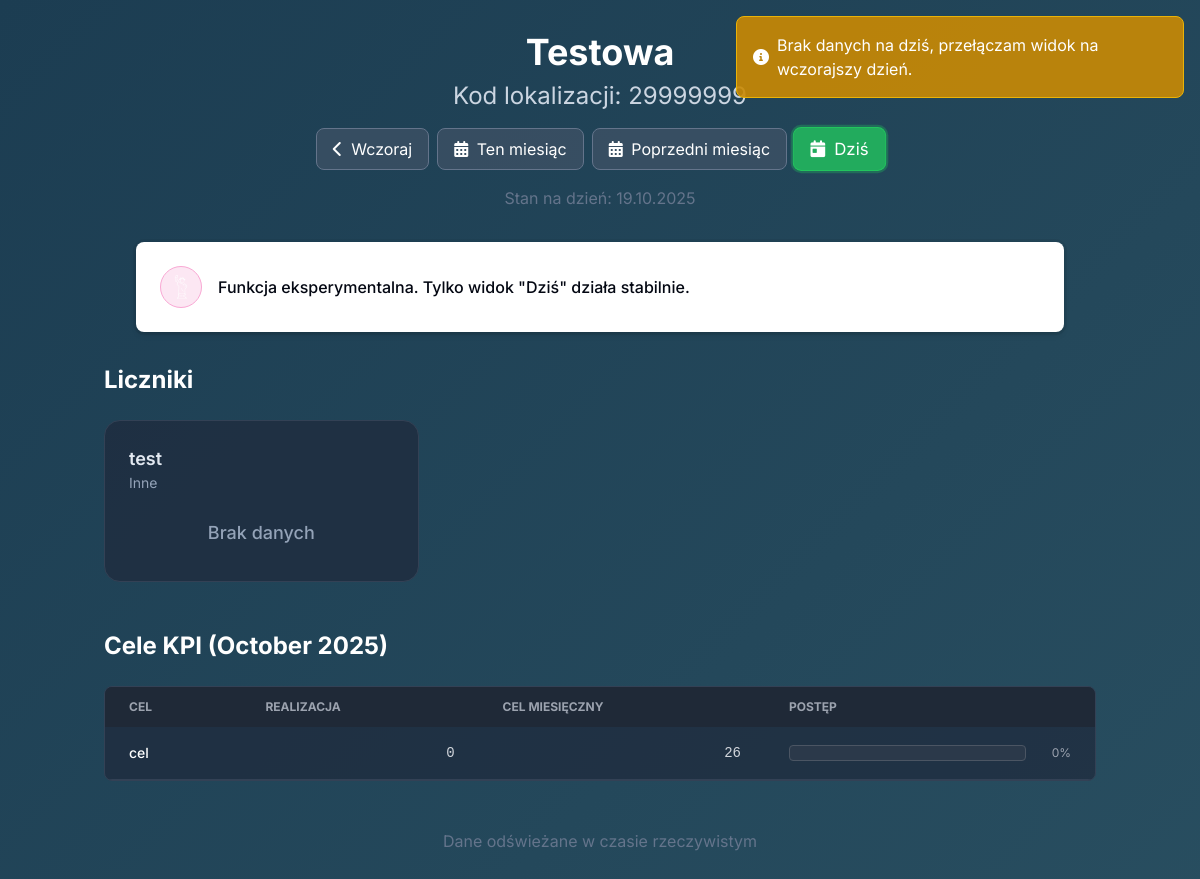
Page /attached_assets/public_1754262607965.php?sfid=29999999 on the committed database.
### tables this page shows
CREATE TABLE `sfid_locations` (
  `id` int(11) NOT NULL CHECK (`id` between 10000000 and 29999999),
  `name` varchar(100) NOT NULL,
  `location_category_id` int(11) DEFAULT NULL,
  `address` text NOT NULL,
  `work_hours` longtext NOT NULL CHECK (json_valid(`work_hours`)),
  `max_monthly_hours` decimal(5,2) DEFAULT 168.00,
  `created_at` timestamp NOT NULL DEFAULT current_timestamp(),
  `is_active` tinyint(1) NOT NULL DEFAULT 1
);

CREATE TABLE `licznik_counters` (
  `id` int(11) NOT NULL,
  `sfid_id` int(11) NOT NULL,
  `title` varchar(255) NOT NULL,
  `increment` int(11) NOT NULL DEFAULT 1,
  `type` enum('number','currency') NOT NULL DEFAULT 'number',
  `symbol` varchar(10) DEFAULT NULL,
  `category_id` int(11) NOT NULL,
  `color` varchar(7) DEFAULT '#374151',
  `is_active` tinyint(1) NOT NULL DEFAULT 1,
  `is_default` tinyint(1) NOT NULL DEFAULT 0,
  `sort_order` int(11) DEFAULT 0,
  `created_at` timestamp NOT NULL DEFAULT current_timestamp()
);

CREATE TABLE `licznik_categories` (
  `id` int(11) NOT NULL,
  `sfid_id` int(11) NOT NULL,
  `name` varchar(255) NOT NULL,
  `color` varchar(7) DEFAULT '#374151',
  `is_active` tinyint(1) NOT NULL DEFAULT 1,
  `created_at` timestamp NOT NULL DEFAULT current_timestamp()
);

CREATE TABLE `licznik_kpi_goals` (
  `id` int(11) NOT NULL,
  `sfid_id` int(11) NOT NULL,
  `name` varchar(255) NOT NULL,
  `total_goal` int(11) NOT NULL,
  `is_active` tinyint(1) NOT NULL DEFAULT 1,
  `created_at` timestamp NOT NULL DEFAULT current_timestamp()
);

### attached_assets/public_1754262607965.php (the view, shortened to what this page needs)
<?php
require_once '../../includes/db.php';
$sfid = $_GET['sfid'] ?? null;
$location_query = "SELECT name, address FROM sfid_locations WHERE id = ? AND is_active = 1";
$location_stmt = $pdo->prepare($location_query);
$location_stmt->execute([$sfid]);
$location = $location_stmt->fetch(PDO::FETCH_ASSOC);
$period = $_GET['period'] ?? null;
$date_url_param = $_GET['date'] ?? date('Y-m-d');
$display_date = date('Y-m-d');
$date_from = date('Y-m-d');
$date_to = date('Y-m-d');
$show_kpi_section = ($period === 'today' || $period === 'current_month' || $period === null);
switch ($period) {
    default:
        if (preg_match('/^\d{4}-\d{2}$/', $date_url_param)) {
             try {
                $month_date = new DateTime($date_url_param . '-01');
                $date_from = $month_date->format('Y-m-d');
                $date_to = $month_date->format('Y-m-t');
                $display_date = $date_to;
            } catch (Exception $e) { $display_date = date('Y-m-d'); }
        } elseif (preg_match('/^\d{4}-\d{2}-\d{2}$/', $date_url_param)) {
            $date_from = $date_url_param;
            $date_to = $date_url_param;
            $display_date = $date_url_param;
        }
        break;
}
$selected_date = $display_date;
$selected_date_obj = new DateTime($selected_date);
$counters_query = "
    SELECT
        c.id, c.title, c.type, c.symbol, cat.name as category, cat.color as category_color,
        (SELECT SUM(dv.value) FROM licznik_daily_values dv WHERE dv.counter_id = c.id AND dv.date BETWEEN ? AND ?) as total_value
    FROM licznik_counters c
    LEFT JOIN licznik_categories cat ON c.category_id = cat.id
    WHERE c.sfid_id = ? AND c.is_active = 1
    GROUP BY c.id ORDER BY c.sort_order, c.title
";
$counters_stmt = $pdo->prepare($counters_query);
$counters_stmt->execute([$date_from, $date_to, $sfid]);
$counters = $counters_stmt->fetchAll(PDO::FETCH_ASSOC);
if ($show_kpi_section) {
    $has_kpi_query = "SELECT COUNT(*) FROM licznik_kpi_goals WHERE sfid_id = ? AND is_active = 1";
    $has_kpi_stmt = $pdo->prepare($has_kpi_query);
    $has_kpi_stmt->execute([$sfid]);
    $has_kpi_goals = $has_kpi_stmt->fetchColumn() > 0;
    $kpi_goals = [];
    if (!empty($counters) && $has_kpi_goals) {
        $kpi_query = "
            SELECT kg.id, kg.name, kg.total_goal, GROUP_CONCAT(klc.counter_id) as linked_counter_ids
            FROM licznik_kpi_goals kg
            LEFT JOIN licznik_kpi_linked_counters klc ON kg.id = klc.kpi_goal_id
            WHERE kg.sfid_id = ? AND kg.is_active = 1
            GROUP BY kg.id ORDER BY kg.id
        ";
        $kpi_stmt = $pdo->prepare($kpi_query);
        $kpi_stmt->execute([$sfid]);
        $kpi_goals = $kpi_stmt->fetchAll(PDO::FETCH_ASSOC);
    }
}
?>
<!DOCTYPE html>
<html lang="pl">
<head>
    <script src="https://cdn.tailwindcss.com"></script>
    <link href="https://cdnjs.cloudflare.com/ajax/libs/font-awesome/6.0.0/css/all.min.css" rel="stylesheet">
</head>
<body class="bg-slate-900 text-white antialiased">
    <div class="container mx-auto px-4 py-8">
        <header class="text-center mb-8">
            <h1 class="text-4xl font-bold text-white mb-2"><?= htmlspecialchars($location['name']) ?></h1>
            <h2 class="text-2xl text-slate-300 mb-4">Kod lokalizacji: <?= htmlspecialchars($sfid) ?></h2>
            <div class="flex justify-center items-center gap-2 mb-4 flex-wrap">
                <button onclick="changeDate('yesterday')" class="date-button text-white px-4 py-2 rounded-lg" data-period="yesterday"><i class="fas fa-chevron-left mr-1"></i> Wczoraj</button>
                <button onclick="changeDate('current_month')" class="date-button text-white px-4 py-2 rounded-lg" data-period="current_month"><i class="fas fa-calendar-alt mr-1"></i> Ten miesiąc</button>
                <button onclick="changeDate('previous_month')" class="date-button text-white px-4 py-2 rounded-lg" data-period="previous_month"><i class="fas fa-calendar-alt mr-1"></i> Poprzedni miesiąc</button>
                <button onclick="changeDate('today')" class="date-button today text-white px-4 py-2 rounded-lg" data-period="today"><i class="fas fa-calendar-day mr-1"></i> Dziś</button>
            </div>
            <p class="text-slate-500 mt-2">Stan na dzień: <?= date('d.m.Y', strtotime($selected_date)) ?></p>
            <div class="flex items-center gap-4 rounded-lg bg-white p-6 shadow-md outline outline-black/5 dark:bg-gray-800 m-8">
              <span class="inline-flex shrink-0 rounded-full border border-pink-300 bg-pink-100 p-2 dark:border-pink-300/10 dark:bg-pink-400/10">
              </span>
              <div>
                <p class="text-gray-700 dark:text-gray-400">
                  <span class="font-medium text-gray-950 dark:text-white">Funkcja eksperymentalna. Tylko widok "Dziś" działa stabilnie.</span>
                </p>
              </div>
            </div>
        </header>
        <section class="mb-12">
            <h3 class="text-2xl font-bold text-white mb-6">Liczniki</h3>
            <div class="grid grid-cols-1 sm:grid-cols-2 lg:grid-cols-3 xl:grid-cols-4 gap-6">
                <?php foreach ($counters as $counter): ?>
                <div class="counter-card p-6">
                    <div class="flex justify-between items-start mb-4">
                        <div>
                            <h4 class="text-lg font-semibold text-slate-200"><?= htmlspecialchars($counter['title']) ?></h4>
                            <p class="text-slate-400 text-sm"><?= htmlspecialchars($counter['category'] ?? 'Bez kategorii') ?></p>
                        </div>
                    </div>
                    <div class="text-center h-12 flex items-center justify-center">
                        <?php if ($counter['total_value'] !== null): ?>
                            <div class="text-4xl font-bold text-green-400">
                                <?= $counter['total_value'] ?>
                                <?php if ($counter['type'] === 'currency' && $counter['symbol']): ?>
                                    <span class="text-2xl text-slate-400 ml-1"><?= htmlspecialchars($counter['symbol']) ?></span>
                                <?php endif; ?>
                            </div>
                        <?php else: ?>
                            <span class="text-lg text-slate-400 font-medium">Brak danych</span>
                        <?php endif; ?>
                    </div>
                </div>
                <?php endforeach; ?>
            </div>
        </section>
        <?php if ($show_kpi_section): ?>
        <section>
            <h3 class="text-2xl font-bold text-white mb-6">Cele KPI (<?= $selected_date_obj->format('F Y') ?>)</h3>
            <?php if (!$has_kpi_goals): ?>
                <div class="bg-slate-800/70 border border-slate-700 rounded-lg p-8 text-center">
                    <i class="fas fa-info-circle text-blue-400 text-3xl mb-4"></i>
                    <p class="text-slate-400 text-lg">Brak zdefiniowanych celów KPI dla tej lokalizacji.</p>
                </div>
            <?php else: ?>
                <div class="overflow-x-auto bg-slate-800/70 border border-slate-700 rounded-lg">
                    <table class="min-w-full text-sm text-left text-gray-300">
                        <thead class="text-xs text-gray-400 uppercase bg-gray-800">
                            <tr>
                                <th class="px-6 py-3">Cel</th>
                                <th class="px-6 py-3">Realizacja</th>
                                <th class="px-6 py-3">Cel miesięczny</th>
                                <th class="px-6 py-3 w-1/3">Postęp</th>
                            </tr>
                        </thead>
                        <tbody>
                            <?php foreach ($kpi_goals as $goal): ?>
                            <tr class="border-b border-slate-700 hover:bg-slate-800">
                                <td class="px-6 py-4 font-medium text-white"><?= htmlspecialchars($goal['name']) ?></td>
                                <td class="px-6 py-4 text-right font-mono"><?= $goal['monthly_total'] ?></td>
                                <td class="px-6 py-4 text-right font-mono"><?= $goal['total_goal'] ?></td>
                                <td class="px-6 py-4">
                                    <div class="flex items-center">
                                        <div class="w-full progress-bar h-4 mr-3">
                                        </div>
                                        <div class="text-xs text-gray-400 w-10 text-right"><?= round($goal['progress_percent']) ?>%</div>
                                    </div>
                                </td>
                            </tr>
                            <?php endforeach; ?>
                        </tbody>
                    </table>
                </div>
            <?php endif; ?>
        </section>
        <?php endif; ?>
        <footer class="text-center text-slate-500 mt-12">
            <p>Dane odświeżane w czasie rzeczywistym</p>
        </footer>
    </div>
</body>
</html>

### attached_assets/public_1754262607965.php (style rules this page uses)
body { font-family: 'Inter', sans-serif; background: linear-gradient(-45deg, #0f2027, #203a43, #2c5364, #1c3d52); background-size: 400% 400%; animation: gradientBG 15s ease infinite; min-height: 100vh; }
.counter-card { background: rgba(30, 41, 59, 0.7); border: 1px solid rgb(51, 65, 85); border-radius: 1rem; transition: all 0.3s ease; }
.progress-bar { background: rgba(55, 65, 81, 0.5); border-radius: 0.25rem; overflow: hidden; border: 1px solid rgb(75, 85, 99); }
.date-button { background: rgba(71, 85, 105, 0.6); border: 1px solid rgb(100, 116, 139); transition: all 0.2s ease; }
.date-button.active { background: rgba(34, 197, 94, 0.8) !important; border-color: rgb(34, 197, 94) !important; transform: scale(1.05); box-shadow: 0 0 0 2px rgba(34, 197, 94, 0.3); }
.date-button.today { background: rgba(34, 197, 94, 0.5); border-color: rgb(22, 163, 74); }

### rows in the picture
sfid_locations: name "Testowa"
licznik_counters: title "test", category.name "Inne"
licznik_kpi_goals: name "cel", monthly_total "0", total_goal "26", progress_percent "0"

### other values in the picture
$sfid "29999999"
date('d.m.Y', strtotime($selected_date)) "19.10.2025"
$selected_date_obj->format('F Y') "October 2025"
